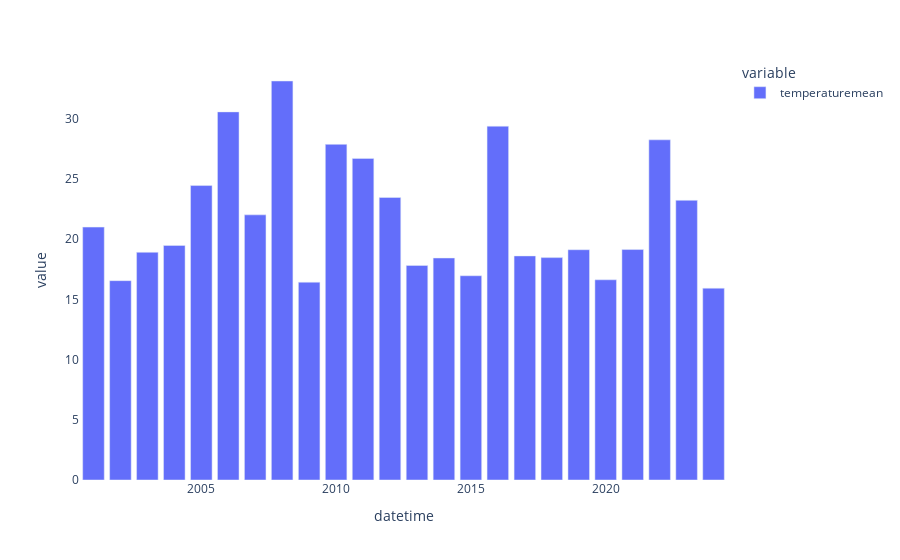

Source (notebook cell):
### Code cell
def barChart(dataset,variable,startDate,endDate,period):


    dataset["datetime"] = pd.to_datetime(dataset["datetime"])
    daterange = pd.date_range(startDate, endDate, freq=period)

    filtered_dataset = dataset[dataset["datetime"].isin(daterange)]

    fig = px.bar(filtered_dataset, y=variable,x = "datetime")
    fig.update_layout(plot_bgcolor='white')
    fig.show()

startDate = pd.Timestamp("2000-01-01", tz='UTC')
endDate = pd.Timestamp("2024-07-31", tz='UTC')
variable = ["temperaturemean"]
period = "Y"
print(barChart(dataset,variable,startDate,endDate,period))

### Figure 1 — Plotly figure (JSON) as saved in the notebook; plotly's stock layout.template omitted (floating-point values rounded to 4 significant figures)
{"data": [{"alignmentgroup": "True", "hovertemplate": "variable=temperaturemean<br>datetime=%{x}<br>value=%{y}<extra></extra>", "legendgroup": "temperaturemean", "marker": {"color": "#636efa", "pattern": {"shape": ""}}, "name": "temperaturemean", "offsetgroup": "temperaturemean", "orientation": "v", "showlegend": true, "textposition": "auto", "type": "bar", "x": ["2000-12-31T00:00:00+00:00", "2001-12-31T00:00:00+00:00", "2002-12-31T00:00:00+00:00", "2003-12-31T00:00:00+00:00", "2004-12-31T00:00:00+00:00", "2005-12-31T00:00:00+00:00", "2006-12-31T00:00:00+00:00", "2007-12-31T00:00:00+00:00", "2008-12-31T00:00:00+00:00", "2009-12-31T00:00:00+00:00", "2010-12-31T00:00:00+00:00", "2011-12-31T00:00:00+00:00", "2012-12-31T00:00:00+00:00", "2013-12-31T00:00:00+00:00", "2014-12-31T00:00:00+00:00", "2015-12-31T00:00:00+00:00", "2016-12-31T00:00:00+00:00", "2017-12-31T00:00:00+00:00", "2018-12-31T00:00:00+00:00", "2019-12-31T00:00:00+00:00", "2020-12-31T00:00:00+00:00", "2021-12-31T00:00:00+00:00", "2022-12-31T00:00:00+00:00", "2023-12-31T00:00:00+00:00"], "xaxis": "x", "y": [20.99, 16.55, 18.9, 19.47, 24.44, 30.56, 22.01, 33.12, 16.42, 27.86, 26.7, 23.45, 17.81, 18.43, 16.95, 29.37, 18.6, 18.46, 19.12, 16.62, 19.13, 28.24, 23.22, 15.92], "yaxis": "y"}], "layout": {"barmode": "relative", "legend": {"title": {"text": "variable"}, "tracegroupgap": 0}, "margin": {"t": 60}, "plot_bgcolor": "white", "xaxis": {"anchor": "y", "domain": [0, 1], "title": {"text": "datetime"}}, "yaxis": {"anchor": "x", "domain": [0, 1], "title": {"text": "value"}}}}
